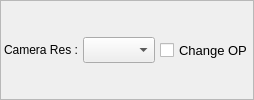
                             <widget class="QFrame" name="frame_10">
                              <property name="frameShape">
                               <enum>QFrame::StyledPanel</enum>
                              </property>
                              <property name="frameShadow">
                               <enum>QFrame::Raised</enum>
                              </property>
                              <layout class="QHBoxLayout" name="horizontalLayout_39">
                               <property name="spacing">
                                <number>5</number>
                               </property>
                               <property name="leftMargin">
                                <number>3</number>
                               </property>
                               <property name="topMargin">
                                <number>0</number>
                               </property>
                               <property name="rightMargin">
                                <number>0</number>
                               </property>
                               <property name="bottomMargin">
                                <number>0</number>
                               </property>
                               <item>
                                <widget class="QLabel" name="label_15">
                                 <property name="minimumSize">
                                  <size>
                                   <width>0</width>
                                   <height>30</height>
                                  </size>
                                 </property>
                                 <property name="maximumSize">
                                  <size>
                                   <width>80</width>
                                   <height>16777215</height>
                                  </size>
                                 </property>
                                 <property name="text">
                                  <string>Camera Res :</string>
                                 </property>
                                </widget>
                               </item>
                               <item>
                                <widget class="QComboBox" name="comboBox_resolution_sources">
                                 <property name="maximumSize">
                                  <size>
                                   <width>16777215</width>
                                   <height>26</height>
                                  </size>
                                 </property>
                                </widget>
                               </item>
                               <item>
                                <widget class="QCheckBox" name="checkBox_reverse_view">
                                 <property name="sizePolicy">
                                  <sizepolicy hsizetype="Minimum" vsizetype="Preferred">
                                   <horstretch>0</horstretch>
                                   <verstretch>0</verstretch>
                                  </sizepolicy>
                                 </property>
                                 <property name="minimumSize">
                                  <size>
                                   <width>0</width>
                                   <height>30</height>
                                  </size>
                                 </property>
                                 <property name="maximumSize">
                                  <size>
                                   <width>100</width>
                                   <height>16777215</height>
                                  </size>
                                 </property>
                                 <property name="font">
                                  <font>
                                   <family>Segoe UI</family>
                                   <pointsize>10</pointsize>
                                   <weight>50</weight>
                                   <italic>false</italic>
                                   <bold>false</bold>
                                  </font>
                                 </property>
                                 <property name="toolTip">
                                  <string>Change optical point of image</string>
                                 </property>
                                 <property name="text">
                                  <string>Change OP</string>
                                 </property>
                                </widget>
                               </item>
                              </layout>
                             </widget>
